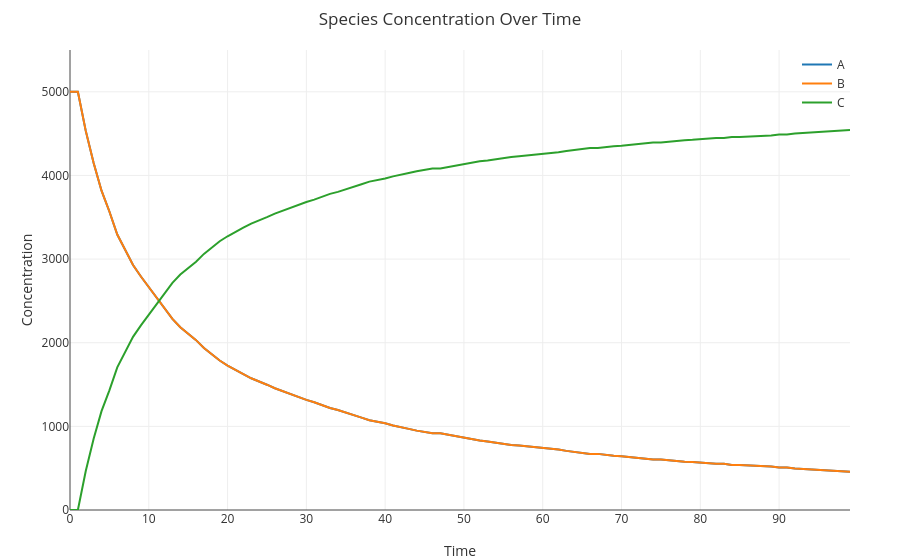

Notebook code cell kept with this figure:
### Code cell
%crn

directive simulation {final=100.0; points=100}
directive stochastic {scale = 500.0}
directive parameters [ k = 0.01 ]

| 10 A
| 10 B
| 0 C

|A + B ->{k} C
